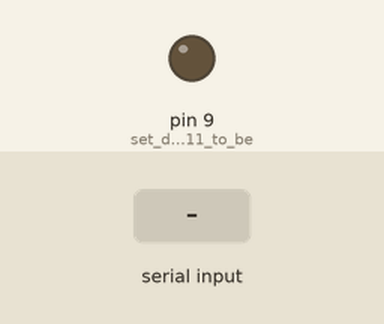
The sketch below on a simulated Arduino Uno, built with avr-gcc and run on an emulated ATmega328P. On the bench: output pins drawn as LEDs (lit = HIGH). The inputs (shaded band) are chosen by the test bench.

Above: at 1.2 s.
1.3 s: "H" received over Serial
At 2.3 s:
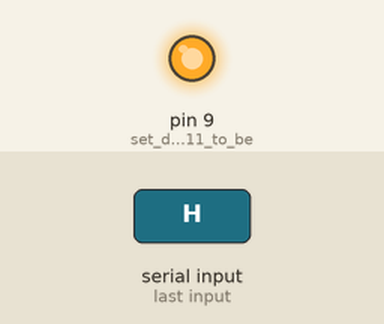
2.8 s: "L" received over Serial
At 3.5 s:
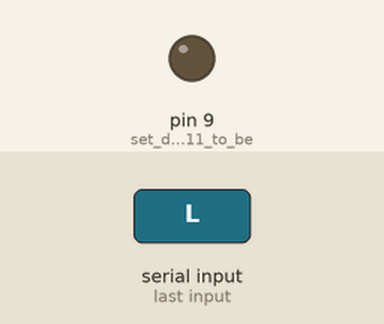
Timing chart, 0 to 5.8 s (numbered marks = the images above; inputs shaded):
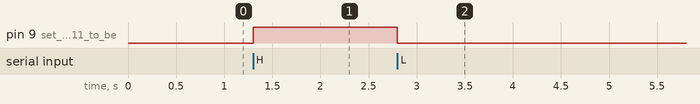

The sketch:

arduino_serial_write.ino
```cpp
void setup() {
 Serial.begin(9600);   // initialize serial communications
 pinMode(9, OUTPUT);  // set digital pin 11 to be an output, to control the LED
}

void loop() {
 if (Serial.available() > 0) {
   char input = Serial.read();  // read first available byte into a variable
   if (input == 'H') {          // if the variable equals H, or ASCII 72
    digitalWrite(9, HIGH);     // turn on the LED
   }
   if (input == 'L') {          // if the variable equals L, or ASCII 76
    digitalWrite(9, LOW);      // turn off the LED
   }
 }
}
```

Measured:
- after the input at 1.3 s, pin 9 (set_digital_pin_11_to_be): LOW → HIGH at once
- after the input at 2.8 s, pin 9 (set_digital_pin_11_to_be): HIGH → LOW at once
